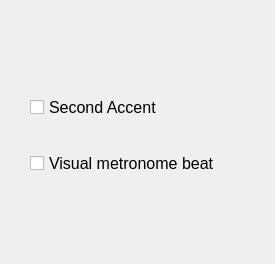
<?xml version="1.0" encoding="UTF-8"?>
<ui version="4.0">
 <class>Settings</class>
 <widget class="QWidget" name="Settings">
  <property name="geometry">
   <rect>
    <x>0</x>
    <y>0</y>
    <width>275</width>
    <height>264</height>
   </rect>
  </property>
  <property name="windowTitle">
   <string>Settings</string>
  </property>
  <widget class="QWidget" name="gridLayoutWidget">
   <property name="geometry">
    <rect>
     <x>30</x>
     <y>70</y>
     <width>211</width>
     <height>131</height>
    </rect>
   </property>
   <layout class="QGridLayout" name="gridLayout">
    <item row="0" column="0">
     <widget class="QCheckBox" name="checkBox">
      <property name="font">
       <font>
        <pointsize>12</pointsize>
       </font>
      </property>
      <property name="text">
       <string>Second Accent</string>
      </property>
     </widget>
    </item>
    <item row="1" column="0">
     <widget class="QCheckBox" name="checkBox_2">
      <property name="font">
       <font>
        <pointsize>12</pointsize>
       </font>
      </property>
      <property name="text">
       <string>Visual metronome beat</string>
      </property>
     </widget>
    </item>
   </layout>
  </widget>
 </widget>
 <resources/>
 <connections/>
</ui>
